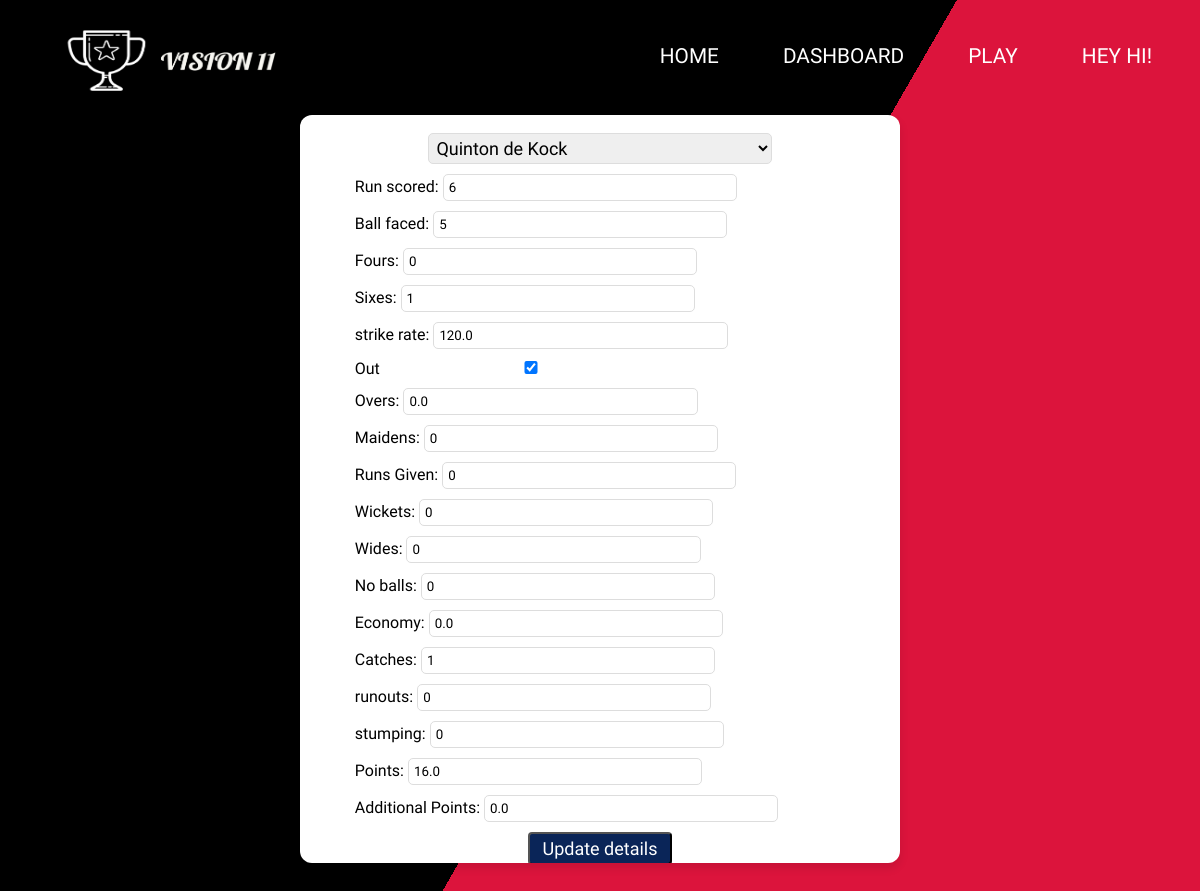
Page /playermatchdata/match=76 (signed in) on the committed database.
### usermanagerAPP/models.py (models this page shows, shortened)
class User1(AbstractUser):
    first_name = models.CharField(
        max_length=20
    )
    last_name = models.CharField(
        max_length=20
    )
    username = models.CharField(
        max_length=20,
        unique=True
    )
    age = models.IntegerField(
        null=True,
        blank=True
    )
    email = models.EmailField(
        max_length=50
    )
    vision_credits = models.FloatField(
        default=0
    )
    currency_type = models.CharField(
        choices=Currency_Choices,
        default=Choices.VISION_CANDIES,
        max_length=50
    )
    gender_type = models.CharField(
        choices=Gender_Choices,
        null=True,
        max_length=10
    )
    country = models.CharField(
        max_length=50
    )
    adult = models.BooleanField(
        'Adult_status',
        default=False
    )
    staff = models.BooleanField(
        'Staff_status',
        default=False
    )
    superuser = models.BooleanField(
        'super_user_status',
        default=False
    )
    aadhar_image = models.FileField(
        upload_to='others',
        null=True,
        blank=True
    )
    contests_won = models.IntegerField(
        default=0
    )
    objects = UserManager()
    @property
    def is_staff(self):
        return self.staff

### mainAPP/models.py (models this page shows, shortened)
class PlayersMatchData(models.Model):
    pid = models.ForeignKey(
        Player,
        on_delete=models.CASCADE
    )
    match_url = models.ForeignKey(
        Match,
        on_delete=models.Case
    )
    runsScored = models.IntegerField(default=0)
    ballsFaced = models.IntegerField(default=0)
    fours = models.IntegerField(default=0)
    sixes = models.IntegerField(default=0)
    strikeRate = models.FloatField(default=0)
    out = models.BooleanField(
        default=False
    )
    overs = models.FloatField(default=0)
    maidens = models.IntegerField(default=0)
    runsGiven = models.IntegerField(default=0)
    wickets = models.IntegerField(default=0)
    wides = models.IntegerField(default=0)
    noBalls = models.IntegerField(default=0)
    economy = models.FloatField(default=0)
    catches = models.IntegerField(
        default=0
    )
    runouts = models.IntegerField(
        default=0
    )
    stumpings = models.IntegerField(
        default=0
    )
    points = models.FloatField(
        default=0
    )
    additional_points = models.FloatField(
        default=0
    )

### mainAPP/views.py (the view)
# urls.py: path('playermatchdata/match=<int:mid>',views.RenderPlayerMatchData),
@login_required(login_url='/accounts/login')
def RenderPlayerMatchData(request,mid):
    try:
        if request.user.is_staff:
            return vision11_render().render_player_matchdata(request,mid)
        return redirect('/')
    except Exception as e:
        return redirect('/staff')

### mainAPP/repository.py (called while the page is built)
    def render_player_matchdata(self,request,mid):
        try:
            match = Match.objects.get(id=mid)
        except:
            return HttpResponseBadRequest('Match does not Exists!!')
        get_players = PlayersMatchData.objects.filter(match_url=match)
        return render(request,'playermatchdata.html',{'players_data':get_players})

### templates/playermatchdata.html (shortened to what this page needs)
{% load static %}
<!DOCTYPE html>
<html lang="en">
<head>
    <link rel="stylesheet" href="{% static 'css/playermatchdata.css' %}">
    <link rel="stylesheet" href="https://stackpath.bootstrapcdn.com/font-awesome/4.7.0/css/font-awesome.min.css">
    <link rel="stylesheet" href="{% static 'css/navbar.css' %}">
</head>
<body>
    {% include 'navbar.html' %}
    <div class="multicolorbg">
        <div class="box" id="box">
            <select name="userselectedteam" id="players" onchange="show_player_data()">
                {% for players in players_data %}
                <option value="{{ players.pid.pid }}">{{ players.pid.player_name }}</option>
                {% endfor %}
              </select>
            {% for players in players_data %}
            <form class="suggestion_form"  id="player{{ players.pid.pid }}" action="/updateplayermatchdata/match={{ players.match_url.id }}/player={{ players.pid.pid }}" method="post">
                <div >
                  <div class="form_">
                    <div class="runs">
                    <label class="input_title">Run scored: </label>
                      <input placeholder="Run Scored" name="runs" value={{ players.runsScored }}>
                    </div>
                    <div class="balls">
                        <label class="input_title">Ball faced: </label>
                      <input placeholder="Balls" name="balls_faces" value={{ players.ballsFaced }}>
                    </div>
                    <div class="fours">
                        <label class="input_title">Fours: </label>
                      <input placeholder="fours" name="fours" value = {{ players.fours }}>
                    </div>
                    <div class="sixes">
                        <label class="input_title">Sixes: </label>
                      <input placeholder="sixes" name="sixes" value = {{ players.sixes }}>
                    </div>
                    <div class="stiker">
                        <label class="input_title">strike rate: </label>
                      <input placeholder="stikr_rate" name="strike_rate" value = {{ players.strikeRate }}>
                    </div>
                    <div class="stiker">
                        <label class="input_title">Out</label>
                        {% if players.out %}
                        <input type="checkbox" placeholder="stikr_rate" name="out" checked>
                        {% else %}
                        <input type="checkbox" placeholder="stikr_rate" name="out" >
                        {% endif %}
                    </div>
                    <div class="overs">
                        <label class="input_title">Overs: </label>
                      <input placeholder="overs" name="overs" value = {{ players.overs }}>
                    </div>
                    <div class="maidens">
                        <label class="input_title">Maidens: </label>
                      <input placeholder="maiden" name="maiden" value = {{ players.maidens }}>
                    </div>
                    <div class="runsgiven">
                        <label class="input_title">Runs Given: </label>
                        <input placeholder="runs_given" name="runs_given" value = {{ players.runsGiven }}>
                    </div>
                    <div class="wickets">
                        <label class="input_title">Wickets: </label>
                      <input placeholder="wicket" name="wicket" value = {{ players.wickets }}>
                    </div>
                    <div class="wides">
                        <label class="input_title">Wides: </label>
                      <input placeholder="wides" name="wides" value = {{ players.wides }}>
                    </div>
                    <div class="noballs">
                        <label class="input_title">No balls: </label>
                      <input placeholder="no_balls" name="no_balls" value = {{ players.noBalls }}>
                    </div>
                    <div class="economy">
                        <label class="input_title">Economy: </label>
                      <input placeholder="economy" name="economy" value = {{ players.economy }}>
                    </div>
                    <div class="catches">
                        <label class="input_title">Catches: </label>
                      <input placeholder="catches" name="catches" value = {{ players.catches }}>
                    </div>
                    <div class="runouts">
                        <label class="input_title">runouts: </label>
                      <input placeholder="runouts" name="runouts" value = {{ players.runouts }}>
                    </div>
                    <div class="stumping">
                        <label class="input_title">stumping: </label>
                      <input placeholder="stumping" name="stumping" value = {{ players.stumpings }}>
                    </div>
                    <div class="points">
                        <label class="input_title">Points: </label>
                      <input placeholder="points" name="points" value = {{ players.points }}>
                    </div>
                    <div class="addpoints">
                        <label class="input_title">Additional Points: </label>
                      <input placeholder="add points" name="add_points" value = {{ players.additional_points }}>
                    </div>
                  <div class="createbutton">
                    <button type="submit">Update details</button>
                  </div>
              </div>
        </div>
            </form>
        {% endfor %}
    </div>
</body>
</html>

### templates/navbar.html (shortened to what this page needs)
{% load static %}
<header class="header">
    <img width="250px" height="70px" src="{% static 'imgs/web/logo.png' %}" alt="">
  <nav class="navbar">
    <ul class="navbar-list">
      <li><a class="navbar-link" href="/">Home</a></li>
      <li><a class="navbar-link" href="/dashboard">Dashboard</a></li>
      <li><a class="navbar-link" href="/play">Play</a></li>
      {% if not user.is_authenticated %}
      <li><a class="navbar-link" href="/accounts/signup" target="_blank">Register</a>
      {% else %}
      <li><a class="navbar-link" href="#">Hey {{user.first_name}}!</a>
      {% endif %}
      </li>
    </ul>
  </nav>
</header>

### statics/css/playermatchdata.css (style rules this page uses)
* { margin: 0; padding: 0; box-sizing: border-box; font-family: system-ui; }
body { overflow-x: hidden; }
.multicolorbg { background: crimson; background-image: linear-gradient(120deg, #000 55%, crimson 55%); background-repeat: no-repeat; background-size: cover; width: 100vw; min-height: 100vh; overflow: hidden; }
.multicolorbg .box { width: 600px; margin: auto; margin-top: 115px; margin-bottom: 15px; background: #fff; padding: 15px 14px; border-radius: 12px; box-shadow: 0 5px 10px rgba(0,0,0,0.1); height: 80vh; overflow-y: auto; }
.suggestion_form { display: none; }
.suggestion_form div { width: 95%; margin: auto; margin-bottom: 10px; margin-top: 10px; }
.suggestion_form input { border-radius: 5px; width: 60%; padding: 5px; border: 1px solid #dddddd; }
select#players { display: block; width: 60%; margin: auto; margin-bottom: 10px; padding: 3px; font-size: 18px; border-radius: 5px; border: 1px solid #dddddd; margin-top: 3px; }
.createbutton { text-align: center; margin-top: 15px; }
.createbutton button { color: #fff; background: #0A2558; padding: 4px 12px; font-size: 18px; font-weight: 400; border-radius: 4px; text-decoration: none; transition: all 0.3s ease; cursor: pointer; }

### statics/css/navbar.css (style rules this page uses)
* { padding: 0; margin: 0; box-sizing: border-box; font-family: "Work Sans", sans-serif; }
body,html { overflow-x: hidden; position: relative; }
.header { padding: 0 3rem; height: 7rem; display: flex; justify-content: space-between; align-items: center; position: absolute; width: 100vw; background: transparent; overflow: hidden; z-index: 10000; }
.header img { display: block; margin-top: 7px; z-index: 1000000; }
.navbar-list { display: flex; gap: 4rem; list-style: none; }
.navbar-link:link, .navbar-link:visited { display: inline-block; text-transform: uppercase; text-decoration: none; font-size: 1.3rem; font-weight: 500; color: white; transition: all 0.3s; }

### rows in the picture
User1: first_name "HI"
PlayersMatchData: runs "6", balls_faces "5", fours "0", sixes "1", strike_rate "120.0", overs "0.0", maiden "0", runs_given "0", wicket "0", wides "0", no_balls "0", economy "0.0", catches "1", runouts "0", stumping "0", points "16.0", add_points "0.0"

### other values in the picture
form field userselectedteam "Quinton de Kock"
